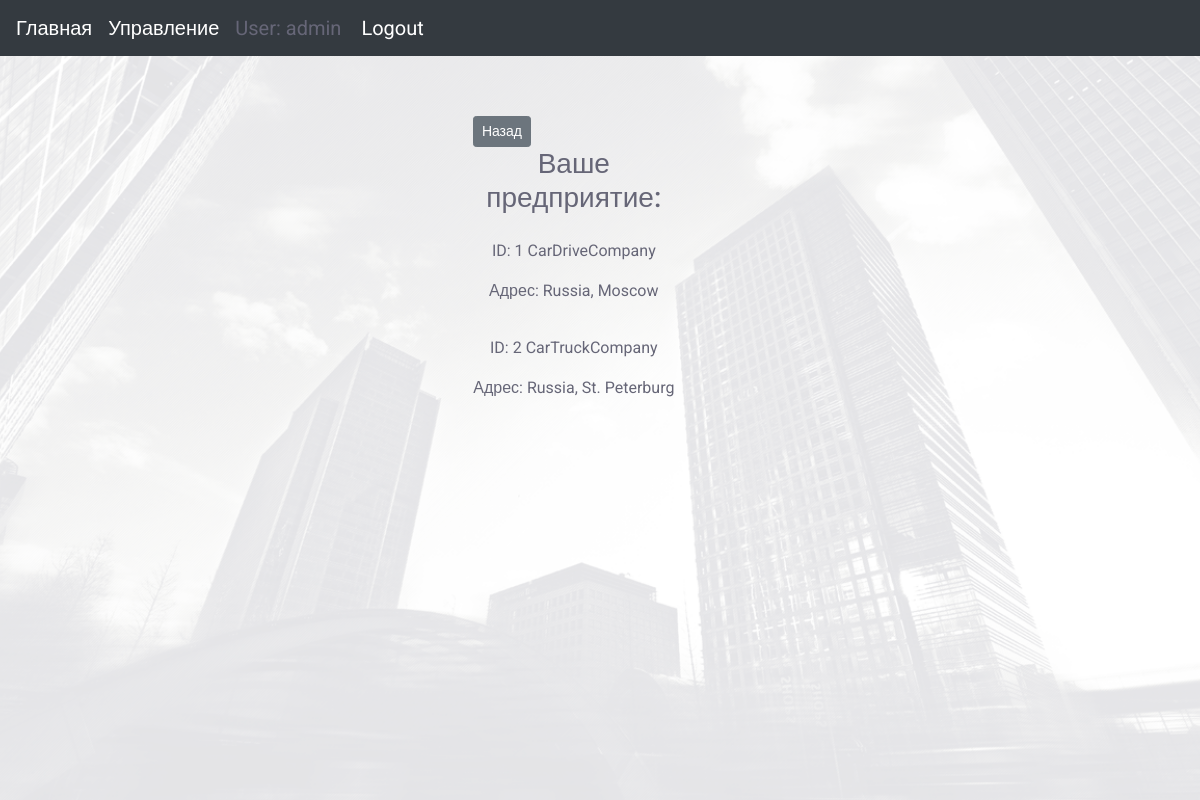
Page /api/enterprise/ (signed in) on the committed database.
### carcompany_app/models.py (models this page shows, shortened)
class Enterprise(models.Model):
    title = models.CharField(max_length=32)
    address = models.CharField(max_length=64)

### carcompany_app/api/views.py (the view)
class EnterpriseView(LoginRequiredMixin, ListCreateAPIView):
    serializer_class = EnterpriseSerializer
    renderer_classes = [TemplateHTMLRenderer]
    template_name = 'UIenterprise.html'
    def get_queryset(self):
        user_name = self.request.user.username
        list_enterprise = Enterprise.objects.all()
        if user_name != 'admin':
            list_enterprise = Enterprise.objects.filter(manager__username__contains=user_name)
        return list_enterprise
    queryset = get_queryset
    def get(self, request):
        queryset = self.get_queryset()
        serializer = EnterpriseSerializer(queryset, many=True)
        return Response({'result': serializer.data})
    raise_exception = True

### templates/UIenterprise.html (shortened to what this page needs)
{% extends "base_generic.html" %}
{% block content %}
{% load rest_framework %}
            <div class="row justify-content-center">
                <div class="col-md-12 text-left">
                        <div class="col-md-10">
                            <div class="col-md-4">
                                <a href="/" class="btn btn-secondary btn-sm" role="button" aria-pressed="true"> Назад</a>
                            </div>
                            <div class="col-md-12 text-center">
                                <h3>Ваше предприятие:</h3>
                            </div>
                        </div>
                        {% for item in result %}
                        <div class="col-md-10">
                            <div class="col-md-4">
                            </div>
                            <div class="col-md-12 text-center">
                                <p>ID: {{ item.id }} {{ item.title }} </p>
                                <p>Адрес: {{ item.address }}</p>
                            </div>
                        </div>
                        {% endfor %}
                </div>
            </div>
{% endblock %}

### templates/base_generic.html (shortened to what this page needs)
<!DOCTYPE html>
<html lang="en">
    <head>
        <link rel="stylesheet" href="https://maxcdn.bootstrapcdn.com/bootstrap/4.0.0/css/bootstrap.min.css">
        <link rel="stylesheet" type="text/css" href="/static/css/styles.css">
    </head>
    {% load rest_framework %}
    <body>
        <div class="general-container ">
                            <nav class="navbar navbar-expand-sm bg-dark navbar-dark">
                                 <a class="navbar-brand" href="/">Главная</a>
                                 <div class="collapse navbar-collapse" id="collapsibleNavbar">
                                    <ul class="navbar-nav">
                                       <li class="nav-item">
                                          <a class="navbar-brand" href="/admin/">Управление</a>
                                       </li>
                                       <li class="nav-item ">
                                            {% if user.is_authenticated %}
                                                <a class="navbar-brand"> User: {{ user.get_username }} </a>
                                                <a class="navbar-brand" href="{% url 'logout'%}?next={{request.path}}">Logout</a>
                                            {% else %}
                                                <a class="navbar-brand" href="{% url 'login'%}?next={{request.path}}">Login</a>
                                            {% endif %}
                                       </li>
                                    </ul>
                                 </div>
                              </nav>
                            <div class="container">
                                <div class="row justify-content-center">
                                        {% block content %}{% endblock %}
                                </div>
                            </div>
        </div>
    </body>
</html>

### carcompany_app/static/css/styles.css (style rules this page uses)
html, body { width: auto; margin:0; padding:0; height: 100%; }
.general-container { min-height: 100%; background-image: url('../images/bg3.png'); background-attachment: fixed; background-size: cover; background-position: center; font-family: 'roboto', sans-serif; color: #667; }
.container { min-height: 100%; padding-top: 60px; }

### rows in the picture
Enterprise: title "CarDriveCompany", address "Russia, Moscow"
Enterprise: title "CarTruckCompany", address "Russia, St. Peterburg"

### other values in the picture
{{ user.get_username }} "admin"
{{ item.id }} "1" "2"
